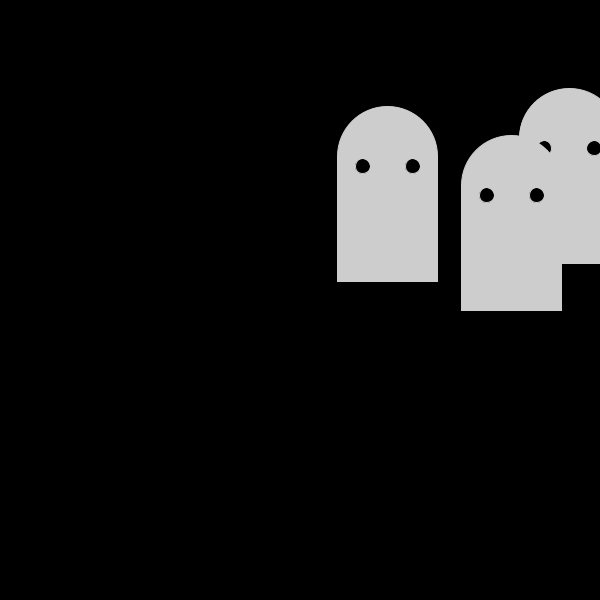
Frame 1 (no input)
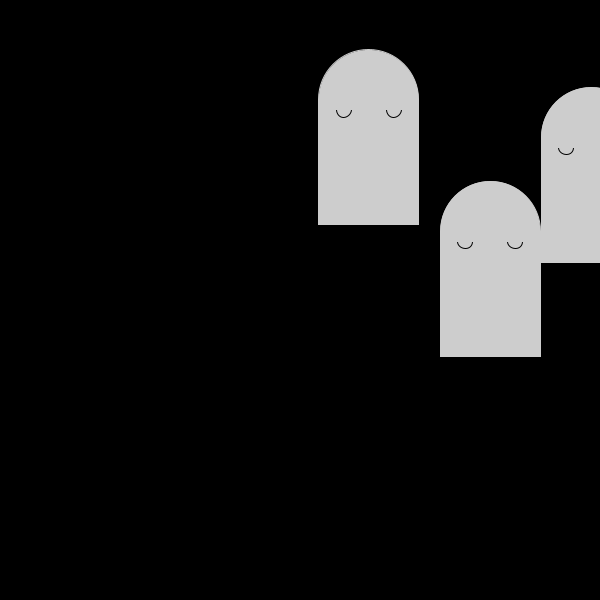
Frame 60 (the mouse pressed at the canvas centre just before this capture)
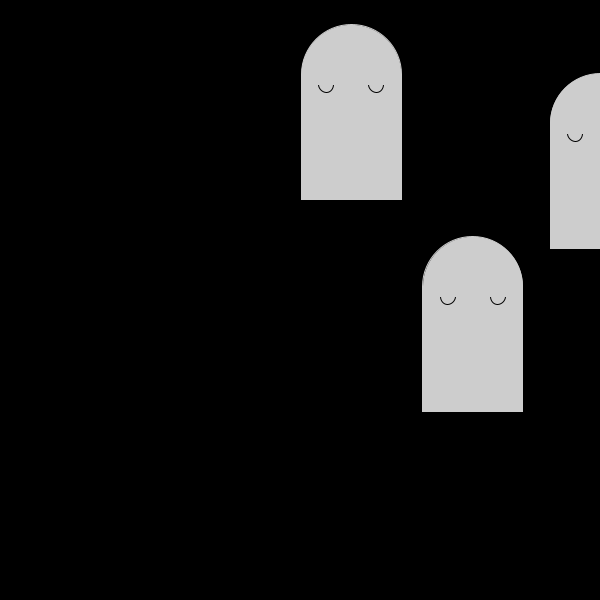
Frame 120 (the mouse held since frame 60 and released just before this capture)

The Processing sketch that drew these frames (run headless with seeded random() and noise(); from frame 60 on, the mouse is pressed at the canvas centre):

// Processing sketch: FENG_JESSIE_Objects_Sprites
// ── FENG_JESSIE_Objects_Sprites.pde
// Just for fun I added an extra feature:
//   * press 'i' to turn on/off Invisible mode (points are doubled)

Sprite s1;
Sprite s2;
Sprite s3;
float count = 0;
int score = 0;
int addScore = 0;
boolean invisible = false; //Ha! Get it? Boo-lean

void setup() {
  size(600, 600);
  background(0);
  smooth();
  frameRate(20);

  s1 = new Sprite(random(600), random(600)); //Booris
  s2 = new Sprite(random(600), random(600)); //Barboora
  s3 = new Sprite(random(600), random(600)); //Mary-Boo
}

void draw() {
  
  if(count == 0){
    println("******************************");
    println("*  WELCOME TO WHACK-A-GHOUL  *");
    println("******************************");
    println(" Hit a ghoul to win 10 points ");
    println(" or turn on invisible mode by ");
    println(" pressing i to earn 20 points ");
    println("");
  }
  
  if(invisible == false){
    background(0);
    addScore = 10;
  } else{
    background(205);
    addScore = 20;
  }
  
  s1.update();
  s2.update();
  s3.update();
  
  s1.display(s1);
  s2.display(s2);
  s3.display(s3);
}

void mouseClicked(){
  if (s1.checkBoundingBox(mouseX,mouseY) == true){
    score += addScore;
    println("| SCORE:", score);
    println("|    location of s1 was", s1.getx(), s1.gety());
    println("-----");
    s1.respawn();
  }
  
  if (s2.checkBoundingBox(mouseX,mouseY) == true){
    score += addScore;
    println("| SCORE:", score);
    println("|    location of s2 was", s2.getx(), s2.gety()); 
    println("-----");
    s2.respawn();
  }
  
  if (s3.checkBoundingBox(mouseX,mouseY) == true){
    score += addScore;
    println("| SCORE:", score);
    println("|    location of s3 was", s3.getx(), s3.gety());
    println("-----");
    s3.respawn();
  }
}

void keyPressed(){
  if (key == 'i'){
      invisible = !invisible;
      if(invisible == true){
          println("");
          println("***********************");
          println("*  invisible mode on  *");
          println("***********************");
          println("   double points: on   ");
          println("");
      } else{
          println("");
          println("************************");
          println("*  invisible mode off  *");
          println("************************");
          println("   double points: off   ");
          println("");

      }
  }
}

// ── Sprite.pde
class Sprite {
  float x = width/2;
  float y = height/2;
  float randxoffset = 0;
  float randyoffset = 0;
  float oldxoffset = 0;
  float oldyoffset = 0;
  int spriteW = 100;
  int spriteH = 175;


  Sprite(float xinit, float yinit){
    x = xinit;
    y = yinit;
  }
  
  void display1(){
      stroke(205);
      fill(205);
      ellipse(x, y, 100, 100);
      rect(x-50, y, 100, 125);
      fill(0);
      ellipse(x-25, y+10, 15, 15);
      ellipse(x+25, y+10, 15, 15);


  }
  
  void display2(){

      stroke(205);
      fill(205);
      ellipse(x, y, 100, 100);
      rect(x-50, y, 100, 125);
      fill(0);
      ellipse(x-25, y+10, 15, 15);
      ellipse(x+25, y+10, 15, 15);
      fill(205);
      rect(x-45, y, 80, 10);

  }
  
  void display3(){
    
      stroke(205);
      fill(205);
      ellipse(x, y, 100, 100);
      rect(x-50, y, 100, 125);
      fill(205);
      stroke(0);
      ellipse(x-25, y+10, 15, 15);
      ellipse(x+25, y+10, 15, 15);
      stroke(205);
      rect(x-45, y, 80, 10);

  }
  
  void display(Sprite s){
    if (count % 3  < 1){
      s.display1();
  } else if (count % 3 < 2 && count % 3 > 1){
      s.display2();
  } else if (count % 3 < 3 && count % 3 > 2){
      s.display3();
  }
    count += 0.1;
  }
  
  void update(){
    randxoffset = random(-10, 10);
    randyoffset = random(-10, 10);
    
    float xoffset = (randxoffset + oldxoffset)/2;
    float yoffset = (randyoffset + oldyoffset)/2;
    
    if ((x + xoffset) < 0){
      x = 0;
    } else if ((x + xoffset) > width) {
      x = width;
    } else {
      x += xoffset;
    }
    
    
    if ((y + yoffset) < 0){
      y = 0;
    } else if ((y + yoffset) > height) {
      y = height;
    } else {
      y += yoffset;
    }
    
  oldxoffset = xoffset;
  oldyoffset = yoffset;
  
  }
  
  float getx(){
    return(x);
  }
  
  float gety(){
    return(y);
  }
  
  boolean checkBoundingBox(float mx, float my){
    if (((mx < (x + spriteW/2)) && (mx > (x - spriteW/2))) && ((my < (y + spriteH/2)) && (my > (y - spriteH/2)))){
        return(true);
      }
     return(false);
   }

  void respawn(){
    x = random(600);
    y = random(600);
  }
  


}
